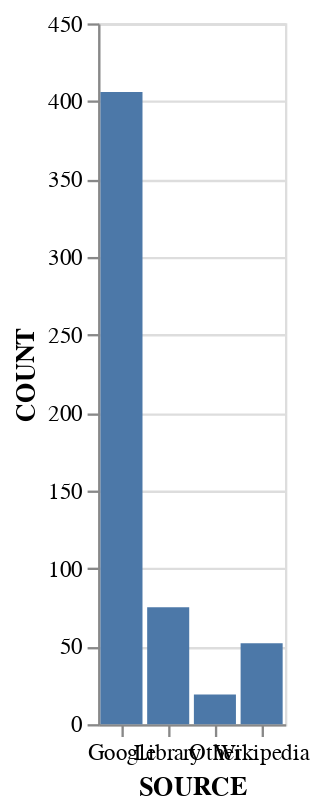

Notebook code cell kept with this figure:
### Markdown cell above
and plot it:

### Code cell
(plot online-bar-chart)

### Figure 1 — Vega-Lite specification as saved in the notebook (floating-point values rounded to 4 significant figures)
{"$schema": "https://vega.github.io/schema/vega-lite/v5.json", "data": {"values": [{"COUNT": 19, "SOURCE": "Other"}, {"COUNT": 52, "SOURCE": "Wikipedia"}, {"COUNT": 75, "SOURCE": "Library"}, {"COUNT": 406, "SOURCE": "Google"}]}, "encoding": {"x": {"axis": {"labelAngle": 0}, "field": "SOURCE", "type": "nominal"}, "y": {"field": "COUNT", "type": "quantitative"}}, "mark": "bar"}
